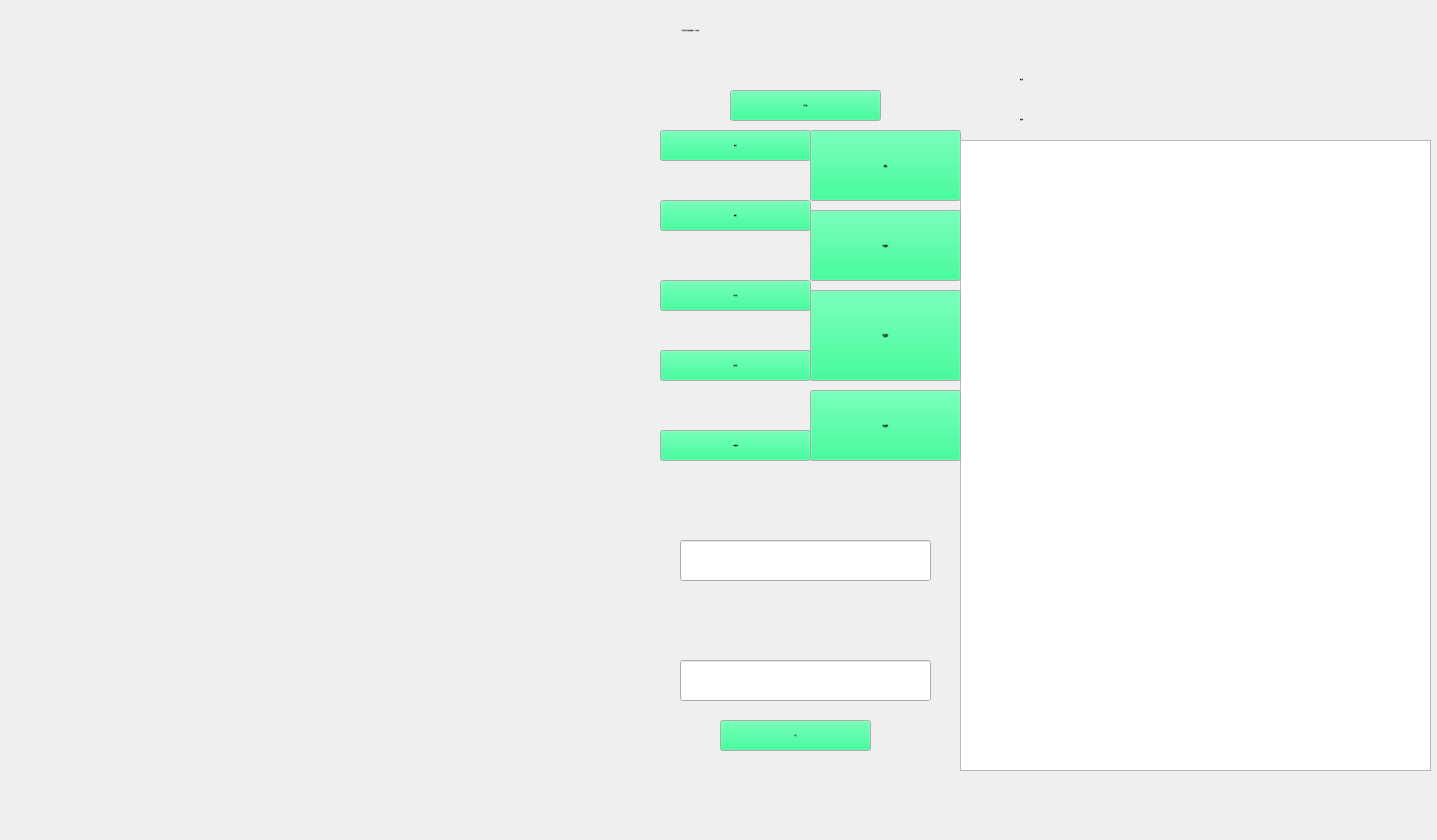
<?xml version="1.0" encoding="UTF-8"?>
<ui version="4.0">
 <class>Navigation</class>
 <widget class="QMainWindow" name="Navigation">
  <property name="geometry">
   <rect>
    <x>0</x>
    <y>0</y>
    <width>1437</width>
    <height>840</height>
   </rect>
  </property>
  <property name="maximumSize">
   <size>
    <width>1600</width>
    <height>840</height>
   </size>
  </property>
  <property name="palette">
   <palette>
    <active>
     <colorrole role="Button">
      <brush brushstyle="SolidPattern">
       <color alpha="255">
        <red>0</red>
        <green>255</green>
        <blue>127</blue>
       </color>
      </brush>
     </colorrole>
    </active>
    <inactive>
     <colorrole role="Button">
      <brush brushstyle="SolidPattern">
       <color alpha="255">
        <red>0</red>
        <green>255</green>
        <blue>127</blue>
       </color>
      </brush>
     </colorrole>
    </inactive>
    <disabled>
     <colorrole role="Button">
      <brush brushstyle="SolidPattern">
       <color alpha="255">
        <red>0</red>
        <green>255</green>
        <blue>127</blue>
       </color>
      </brush>
     </colorrole>
    </disabled>
   </palette>
  </property>
  <property name="windowTitle">
   <string>校园导航系统</string>
  </property>
  <widget class="QWidget" name="centralWidget">
   <widget class="QPushButton" name="pushButton">
    <property name="geometry">
     <rect>
      <x>660</x>
      <y>130</y>
      <width>151</width>
      <height>31</height>
     </rect>
    </property>
    <property name="font">
     <font>
      <family>Arial Black</family>
      <pointsize>-1</pointsize>
      <italic>false</italic>
      <bold>true</bold>
     </font>
    </property>
    <property name="styleSheet">
     <string notr="true">font: 900 14px &quot;Arial Black&quot;;</string>
    </property>
    <property name="text">
     <string>添加点</string>
    </property>
    <property name="autoDefault">
     <bool>false</bool>
    </property>
    <property name="default">
     <bool>false</bool>
    </property>
    <property name="flat">
     <bool>false</bool>
    </property>
   </widget>
   <widget class="QPushButton" name="pushButton_2">
    <property name="geometry">
     <rect>
      <x>660</x>
      <y>280</y>
      <width>151</width>
      <height>31</height>
     </rect>
    </property>
    <property name="font">
     <font>
      <family>Arial Black</family>
      <pointsize>-1</pointsize>
      <italic>false</italic>
      <bold>true</bold>
     </font>
    </property>
    <property name="styleSheet">
     <string notr="true">font: 900 14px &quot;Arial Black&quot;;</string>
    </property>
    <property name="text">
     <string>添加路径</string>
    </property>
    <property name="autoDefault">
     <bool>false</bool>
    </property>
    <property name="default">
     <bool>false</bool>
    </property>
    <property name="flat">
     <bool>false</bool>
    </property>
   </widget>
   <widget class="QPushButton" name="pushButton_3">
    <property name="geometry">
     <rect>
      <x>660</x>
      <y>200</y>
      <width>151</width>
      <height>31</height>
     </rect>
    </property>
    <property name="font">
     <font>
      <family>Arial Black</family>
      <pointsize>-1</pointsize>
      <italic>false</italic>
      <bold>true</bold>
     </font>
    </property>
    <property name="styleSheet">
     <string notr="true">font: 900 14px &quot;Arial Black&quot;;</string>
    </property>
    <property name="text">
     <string>删除点</string>
    </property>
    <property name="autoDefault">
     <bool>false</bool>
    </property>
    <property name="default">
     <bool>false</bool>
    </property>
    <property name="flat">
     <bool>false</bool>
    </property>
   </widget>
   <widget class="QPushButton" name="pushButton_4">
    <property name="geometry">
     <rect>
      <x>660</x>
      <y>350</y>
      <width>151</width>
      <height>31</height>
     </rect>
    </property>
    <property name="font">
     <font>
      <family>Arial Black</family>
      <pointsize>-1</pointsize>
      <italic>false</italic>
      <bold>true</bold>
     </font>
    </property>
    <property name="styleSheet">
     <string notr="true">font: 900 14px &quot;Arial Black&quot;;</string>
    </property>
    <property name="text">
     <string>删除路径</string>
    </property>
    <property name="autoDefault">
     <bool>false</bool>
    </property>
    <property name="default">
     <bool>false</bool>
    </property>
    <property name="flat">
     <bool>false</bool>
    </property>
   </widget>
   <widget class="QLabel" name="label">
    <property name="geometry">
     <rect>
      <x>660</x>
      <y>460</y>
      <width>301</width>
      <height>81</height>
     </rect>
    </property>
    <property name="font">
     <font>
      <family>Arial Black</family>
      <pointsize>-1</pointsize>
      <italic>false</italic>
      <bold>true</bold>
     </font>
    </property>
    <property name="styleSheet">
     <string notr="true">font: 900 15px &quot;Arial Black&quot;;</string>
    </property>
    <property name="text">
     <string/>
    </property>
    <property name="alignment">
     <set>Qt::AlignCenter</set>
    </property>
   </widget>
   <widget class="QLabel" name="label_2">
    <property name="geometry">
     <rect>
      <x>1020</x>
      <y>50</y>
      <width>231</width>
      <height>31</height>
     </rect>
    </property>
    <property name="font">
     <font>
      <family>Arial Black</family>
      <pointsize>-1</pointsize>
      <italic>false</italic>
      <bold>true</bold>
     </font>
    </property>
    <property name="styleSheet">
     <string notr="true">font: 900 18px &quot;Arial Black&quot;;</string>
    </property>
    <property name="text">
     <string>地点数：</string>
    </property>
    <property name="alignment">
     <set>Qt::AlignBottom|Qt::AlignLeading|Qt::AlignLeft</set>
    </property>
   </widget>
   <widget class="QLabel" name="label_3">
    <property name="geometry">
     <rect>
      <x>1020</x>
      <y>90</y>
      <width>241</width>
      <height>31</height>
     </rect>
    </property>
    <property name="font">
     <font>
      <family>Arial Black</family>
      <pointsize>-1</pointsize>
      <italic>false</italic>
      <bold>true</bold>
     </font>
    </property>
    <property name="styleSheet">
     <string notr="true">font: 900 18px &quot;Arial Black&quot;;</string>
    </property>
    <property name="text">
     <string>路径数：</string>
    </property>
    <property name="alignment">
     <set>Qt::AlignBottom|Qt::AlignLeading|Qt::AlignLeft</set>
    </property>
   </widget>
   <widget class="QPushButton" name="pushButton_7">
    <property name="geometry">
     <rect>
      <x>810</x>
      <y>130</y>
      <width>151</width>
      <height>71</height>
     </rect>
    </property>
    <property name="font">
     <font>
      <family>Arial Black</family>
      <pointsize>-1</pointsize>
      <italic>false</italic>
      <bold>true</bold>
     </font>
    </property>
    <property name="styleSheet">
     <string notr="true">font: 900 14px &quot;Arial Black&quot;;</string>
    </property>
    <property name="text">
     <string>求两点
最短路径</string>
    </property>
    <property name="autoDefault">
     <bool>false</bool>
    </property>
    <property name="default">
     <bool>false</bool>
    </property>
    <property name="flat">
     <bool>false</bool>
    </property>
   </widget>
   <widget class="QListWidget" name="listWidget">
    <property name="geometry">
     <rect>
      <x>960</x>
      <y>140</y>
      <width>471</width>
      <height>631</height>
     </rect>
    </property>
    <property name="styleSheet">
     <string notr="true">font: 900 12px &quot;Arial Black&quot;;</string>
    </property>
   </widget>
   <widget class="QPushButton" name="pushButton_5">
    <property name="geometry">
     <rect>
      <x>810</x>
      <y>210</y>
      <width>151</width>
      <height>71</height>
     </rect>
    </property>
    <property name="font">
     <font>
      <family>Arial Black</family>
      <pointsize>-1</pointsize>
      <italic>false</italic>
      <bold>true</bold>
     </font>
    </property>
    <property name="styleSheet">
     <string notr="true">font: 900 14px &quot;Arial Black&quot;;</string>
    </property>
    <property name="text">
     <string>固定数量地点
最短路径</string>
    </property>
    <property name="autoDefault">
     <bool>false</bool>
    </property>
    <property name="default">
     <bool>false</bool>
    </property>
    <property name="flat">
     <bool>false</bool>
    </property>
   </widget>
   <widget class="QLabel" name="label_6">
    <property name="geometry">
     <rect>
      <x>340</x>
      <y>10</y>
      <width>701</width>
      <height>41</height>
     </rect>
    </property>
    <property name="font">
     <font>
      <family>Arial Black</family>
      <pointsize>-1</pointsize>
      <italic>false</italic>
      <bold>true</bold>
     </font>
    </property>
    <property name="styleSheet">
     <string notr="true">font: 900 24px &quot;Arial Black&quot;;</string>
    </property>
    <property name="text">
     <string>华东师范大学校园导航系统——中北校区</string>
    </property>
    <property name="alignment">
     <set>Qt::AlignCenter</set>
    </property>
   </widget>
   <widget class="QPushButton" name="pushButton_9">
    <property name="geometry">
     <rect>
      <x>810</x>
      <y>290</y>
      <width>151</width>
      <height>91</height>
     </rect>
    </property>
    <property name="font">
     <font>
      <family>Arial Black</family>
      <pointsize>-1</pointsize>
      <italic>false</italic>
      <bold>true</bold>
     </font>
    </property>
    <property name="styleSheet">
     <string notr="true">font: 900 14px &quot;Arial Black&quot;;</string>
    </property>
    <property name="text">
     <string>最小生成树上
经过固定地点
最短路径</string>
    </property>
    <property name="autoDefault">
     <bool>false</bool>
    </property>
    <property name="default">
     <bool>false</bool>
    </property>
    <property name="flat">
     <bool>false</bool>
    </property>
   </widget>
   <widget class="QPushButton" name="pushButton_14">
    <property name="geometry">
     <rect>
      <x>810</x>
      <y>390</y>
      <width>151</width>
      <height>71</height>
     </rect>
    </property>
    <property name="font">
     <font>
      <family>Arial Black</family>
      <pointsize>-1</pointsize>
      <italic>false</italic>
      <bold>true</bold>
     </font>
    </property>
    <property name="styleSheet">
     <string notr="true">font: 900 14px &quot;Arial Black&quot;;</string>
    </property>
    <property name="text">
     <string>限制访问顺序
最短路径</string>
    </property>
    <property name="autoDefault">
     <bool>false</bool>
    </property>
    <property name="default">
     <bool>false</bool>
    </property>
    <property name="flat">
     <bool>false</bool>
    </property>
   </widget>
   <widget class="QPushButton" name="pushButton_15">
    <property name="geometry">
     <rect>
      <x>660</x>
      <y>430</y>
      <width>151</width>
      <height>31</height>
     </rect>
    </property>
    <property name="font">
     <font>
      <family>Arial Black</family>
      <pointsize>-1</pointsize>
      <italic>false</italic>
      <bold>true</bold>
     </font>
    </property>
    <property name="styleSheet">
     <string notr="true">font: 900 14px &quot;Arial Black&quot;;</string>
    </property>
    <property name="text">
     <string>打印图信息</string>
    </property>
    <property name="autoDefault">
     <bool>false</bool>
    </property>
    <property name="default">
     <bool>false</bool>
    </property>
    <property name="flat">
     <bool>false</bool>
    </property>
   </widget>
   <widget class="QLineEdit" name="lineEdit">
    <property name="geometry">
     <rect>
      <x>680</x>
      <y>540</y>
      <width>251</width>
      <height>41</height>
     </rect>
    </property>
    <property name="styleSheet">
     <string notr="true">font: 900 12px &quot;Arial Black&quot;;</string>
    </property>
   </widget>
   <widget class="QLabel" name="label_4">
    <property name="geometry">
     <rect>
      <x>660</x>
      <y>590</y>
      <width>301</width>
      <height>71</height>
     </rect>
    </property>
    <property name="font">
     <font>
      <family>Arial Black</family>
      <pointsize>-1</pointsize>
      <italic>false</italic>
      <bold>true</bold>
     </font>
    </property>
    <property name="styleSheet">
     <string notr="true">font: 900 15px &quot;Arial Black&quot;;</string>
    </property>
    <property name="text">
     <string/>
    </property>
    <property name="alignment">
     <set>Qt::AlignCenter</set>
    </property>
   </widget>
   <widget class="QLineEdit" name="lineEdit_2">
    <property name="geometry">
     <rect>
      <x>680</x>
      <y>660</y>
      <width>251</width>
      <height>41</height>
     </rect>
    </property>
    <property name="styleSheet">
     <string notr="true">font: 900 12px &quot;Arial Black&quot;;</string>
    </property>
   </widget>
   <widget class="QPushButton" name="pushButton_16">
    <property name="geometry">
     <rect>
      <x>720</x>
      <y>720</y>
      <width>151</width>
      <height>31</height>
     </rect>
    </property>
    <property name="font">
     <font>
      <family>Arial Black</family>
      <pointsize>-1</pointsize>
      <italic>false</italic>
      <bold>true</bold>
     </font>
    </property>
    <property name="styleSheet">
     <string notr="true">font: 900 14px &quot;Arial Black&quot;;</string>
    </property>
    <property name="text">
     <string>确定</string>
    </property>
    <property name="autoDefault">
     <bool>false</bool>
    </property>
    <property name="default">
     <bool>false</bool>
    </property>
    <property name="flat">
     <bool>false</bool>
    </property>
   </widget>
   <widget class="QPushButton" name="pushButton_6">
    <property name="geometry">
     <rect>
      <x>730</x>
      <y>90</y>
      <width>151</width>
      <height>31</height>
     </rect>
    </property>
    <property name="font">
     <font>
      <family>Arial Black</family>
      <pointsize>-1</pointsize>
      <italic>false</italic>
      <bold>true</bold>
     </font>
    </property>
    <property name="styleSheet">
     <string notr="true">font: 900 14px &quot;Arial Black&quot;;</string>
    </property>
    <property name="text">
     <string>载入地图</string>
    </property>
    <property name="autoDefault">
     <bool>false</bool>
    </property>
    <property name="default">
     <bool>false</bool>
    </property>
    <property name="flat">
     <bool>false</bool>
    </property>
   </widget>
   <widget class="QLabel" name="label_5">
    <property name="geometry">
     <rect>
      <x>10</x>
      <y>50</y>
      <width>651</width>
      <height>761</height>
     </rect>
    </property>
    <property name="text">
     <string/>
    </property>
    <property name="pixmap">
     <pixmap resource="image.qrc">:/new/prefix1/image/bg2.png</pixmap>
    </property>
   </widget>
   <widget class="QLabel" name="label_7">
    <property name="geometry">
     <rect>
      <x>1270</x>
      <y>20</y>
      <width>71</width>
      <height>71</height>
     </rect>
    </property>
    <property name="text">
     <string/>
    </property>
    <property name="pixmap">
     <pixmap resource="image.qrc">:/new/prefix1/image/bg3.png</pixmap>
    </property>
   </widget>
   <widget class="QLabel" name="label_8">
    <property name="geometry">
     <rect>
      <x>1350</x>
      <y>20</y>
      <width>71</width>
      <height>71</height>
     </rect>
    </property>
    <property name="text">
     <string/>
    </property>
    <property name="pixmap">
     <pixmap resource="image.qrc">:/new/prefix1/image/bg4.png</pixmap>
    </property>
   </widget>
  </widget>
 </widget>
 <layoutdefault spacing="6" margin="11"/>
 <resources>
  <include location="image.qrc"/>
 </resources>
 <connections/>
</ui>
